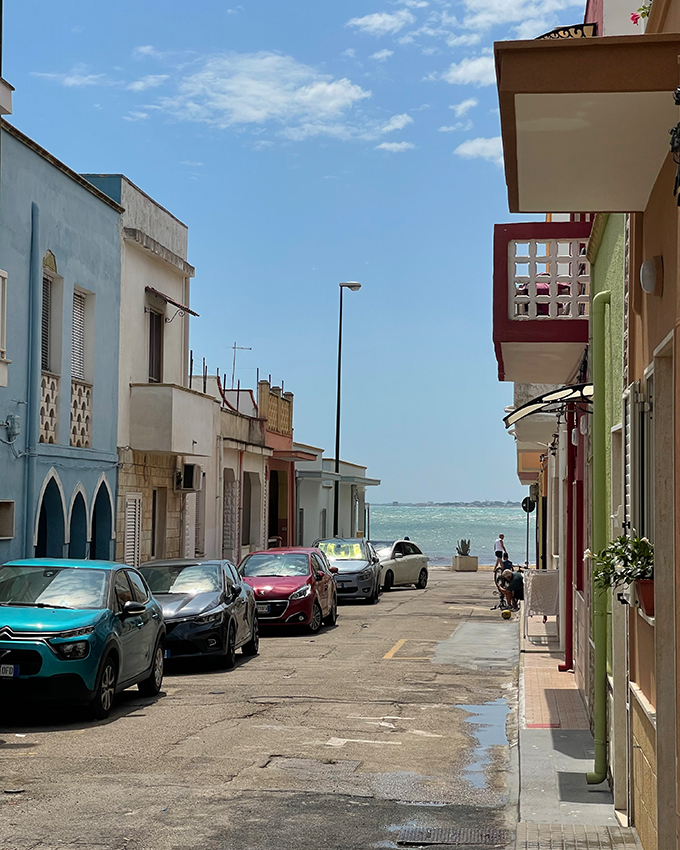
#> input picture lab4/street1.png, 680 x 850 px
$ jupyter execute --allow-errors Computer_Vision_1_Lab_4.ipynb   (older library calls are emulated)
#> lines starting #> are read from the running program, lines starting #| are printed output that depends on the picture
<center></center>

# <center> Assignment 4: Image Alignment and Stitching </center>
<center> Computer Vision 1, University of Amsterdam </center>
    <center> Due 23:59, October 8, 2022 (Amsterdam time) </center>

***

## General guidelines
Your code and discussion must be completed in this **jupyter notebook** before the deadline by submitting it to the Canvas Lab 4 Assignment. Submit your assignment in a **zip file**, with all the relevant files and images need to run your notebook. Name your zip file as follows: **StudentID1_StudentID2_StudentID3.zip**. For full credit, make sure your answers follow these guidelines:
- Make sure you use the provided python environment. You can create the environment using conda and the provided YAML file using the following command: `conda env create --file=cv1lab4.yaml`, then activate it as `conda activate cv1lab4`. Using different packages versions may result in the impossibility to run the submitted code and therefore in the subtraction of points. Below you will find a code cell to check the versions of your packages.
- Please express your thoughts concisely. The number of words does not necessarily correlate with how well you understand the concepts.
- Answer all given questions.
- Try to understand the problem as much as you can. When answering a question, give evidences (qualitative and/or quantitative results, references to papers, figures etc.) to support your arguments. Note that not everything might be explicitly asked for and you are expected to think about what might strengthen you arguments and make the report self-contained and complete.
- Analyze your results and discuss them, e.g. why algorithm A works better than algorithm B in a certain problem.
- Tables and figures must be accompanied by a brief description. Do not forget to add a number, a title, and if applicable name and unit of variables in a table, name and unit of axes and legends in a figure.
- Make sure all the code in your notebook runs without errors or bugs before submitting. Code that does not run can result in a lower grade.

**Late submissions are not allowed**. Assignments that are submitted after the strict deadline will not be graded. In case of submission conflicts, TAs' system clock is taken as reference. We strongly recommend submitting well in advance, to avoid last minute system failure issues.

**Plagiarism note**: Keep in mind that plagiarism (submitted materials which are not your work) is a serious crime and any misconduct shall be punished with the university regulations.

****

[cell 1]
import cv2
import numpy as np
import matplotlib
import matplotlib.pyplot as plt
import random

#> (a cell that did not finish here is left out)

# Image Alignment (60pts)

In this practice, you will write a function that takes two images as
input and computes the affine transformation between them. You will work
with supplied images. The overall scheme is as follows:

  1.  Detect interest points in each image.

  2.  Characterize the local appearance of the regions around interest
      points.

  3.  Get the set of supposed matches between region descriptors in each
      image.

The first three steps can be performed using David Lowe's SIFT. Check
out the Docs of SIFT related function for further information in the
following link:
<https://docs.opencv.org/master/da/df5/tutorial_py_sift_intro.html> and
<https://docs.opencv.org/3.4.9/d5/d3c/classcv_1_1xfeatures2d_1_1SIFT.html>.

4.  Perform RANSAC to discover the best transformation between images. RANSAC should be performed as follows:

  -   Repeat $N$ times:

  -   Pick $P$ matches at random from the total set of matches $T$.

  -   Construct a matrix $A$ and vector $b$ using the $P$ pairs of points and find affine transformation parameters $(m1, m2, m3, m4, t1, t2)$ (see [Question 2.1](#q2.1)) by solving the equation $Ax = b$. Such equation can be solved using the pseudo-inverse: $x = (A^T A)^{-1} A^T b$, or packages of Numpy in Python.

  - Using the transformation parameters, transform the locations of all $T$ points in image1. If the transformation is correct, they should lie close to their counterparts in image2. Plot the two images side by side with a line connecting the original $T$ points in image1 and transformed $T$ points over image2.

  - Count the number of inliers, where inliers are defined as the number of transformed points from image1 that lie within a radius of $10$ pixels of their pair in image2.

  - If this count exceeds the best total so far, save the transformation parameters and the set of inliers.

  - End repeat.

5. Finally, transform image1 using this final set of transformation parameters. If you display this image, you should find that the pose of the object in the scene should correspond to its pose in image2. To transform the image, implement your own function based on **nearest-neighbor interpolation**. Then use the OpenCV built-in function `cv2.warpAffine` and compare your results.<br>
Note, nearest neighbors does not mean you have to classify points. The problem is that if you have a transformation, then the transformed points may not be at perfect pixels (e.g., 0.3px). Instead of linear interpolation, which requires more work to implement, we can just use nearest neighbors which means simply **rounding the coordinates**.

## Question 1

### Question 1.1

Create a function that takes image pairs `street1.png` and `street2.png` as input,and return the keypoint matchings between the two images. <br><br>

[cell 3]
img1_path = "street1.png"
img2_path = "street2.png"

# Open images
img1 = cv2.imread("street1.png")
#> img1 is the input picture: shape (850, 680, 3); mean B, G, R 134.8, 130.4, 120.9
img2 = cv2.imread("street2.png")
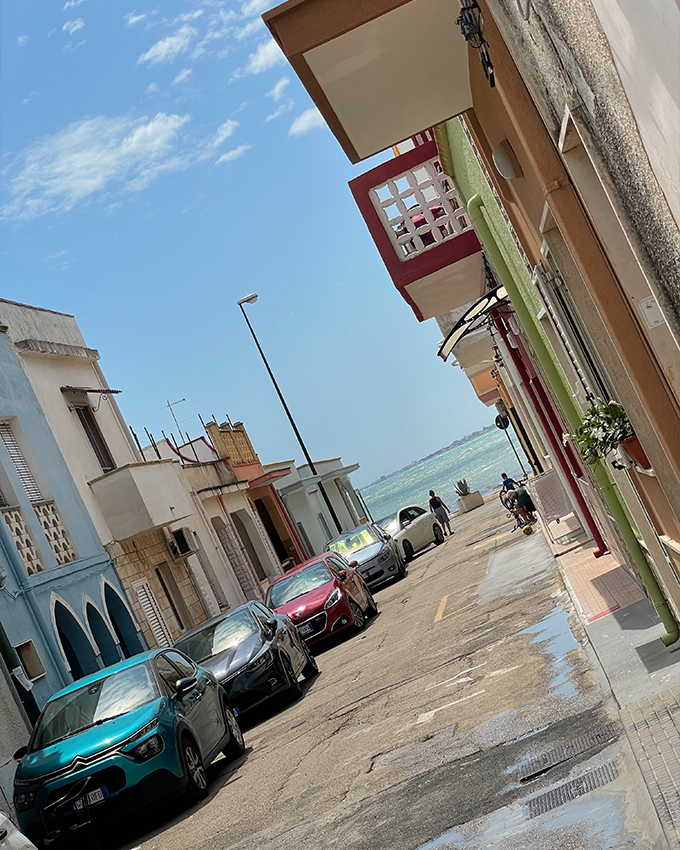
#> input picture lab4/street2.png, 680 x 850 px
#> img2 is the input picture: shape (850, 680, 3); mean B, G, R 137.3, 135.1, 127.7

# Note: OpenCV uses BGR instead of RGB
img1 = cv2.cvtColor(img1, cv2.COLOR_BGR2RGB)
img2 = cv2.cvtColor(img2, cv2.COLOR_BGR2RGB)

# Display images
fig, ax = plt.subplots(1,2, figsize=(10,10))
ax[0].imshow(img1)
ax[0].axis('off')
ax[0].set_title('Image 1')
ax[1].imshow(img2)
ax[1].axis('off')
ax[1].set_title('Image 2')
plt.show()
plt.close()

**Note:** For some patent issue, the newest version of OpenCV does not contain SIFT-related function. Therefore, the provided environment uses an older version of the pacakge (`opencv-contrib-python==3.4.2.17`). If you can't run the cell below, make sure you are using the `cv1` python environment.

[cell 4]
def keypoint_matching(image1, image2):
  """
    Given two input images, find and return the matching keypoints.
    Arguments:
    image1: the first image (in RGB)
    image2: the second image (in RGB)
    Returns:
    The keypoints of image1, the keypoints of image2 and the matching
    keypoints between the two images
  """

  print('\nFinding matching features...')

  sift = cv2.xfeatures2d.SIFT_create()
  keypoints_1, descriptors_1 = sift.detectAndCompute(image1, None)
  keypoints_2, descriptors_2 = sift.detectAndCompute(image2, None)

  img1 = cv2.drawKeypoints(image1, keypoints_1, image1)
  img2 = cv2.drawKeypoints(image2, keypoints_2, image2)

  matches = cv2.BFMatcher(cv2.NORM_L1, crossCheck=True)

  matches = matches.match(descriptors_1, descriptors_2)
  matches = sorted(matches, key=lambda x : x.distance)

  print("Number of keypoints in img1:        ", len(keypoints_1))
  print("Number of keypoints in img2:        ", len(keypoints_2))
  print("Number of keypoints after matching: ", len(matches), "\n")

  return keypoints_1, keypoints_2, matches

[cell 5]
# Find and match key points
image1 = cv2.imread("street1.png")
image2 = cv2.imread("street2.png")

image1_gray = cv2.cvtColor(image1, cv2.COLOR_BGR2GRAY)
image2_gray = cv2.cvtColor(image2, cv2.COLOR_BGR2GRAY)
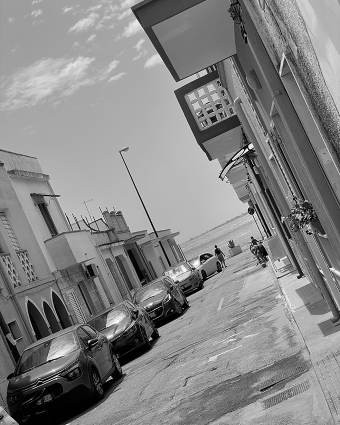
#> image2_gray: shape (850, 680) (shown at 1/2 size); min 0, max 255, mean 133.2

keypoints_1, keypoints_2, matches = keypoint_matching(image1_gray, image2_gray)
#> in keypoint_matching, `keypoints_1, descriptors_1 = sift.detectAndCompute(image1, None)`: keypoints_1 = 2008 keypoints; strongest (x, y, size): (128, 603, 3), (577, 394, 3.8), (571, 390, 2.5), (588, 390, 6.5)
#> in keypoint_matching, `keypoints_2, descriptors_2 = sift.detectAndCompute(image2, None)`: keypoints_2 = 2051 keypoints; strongest (x, y, size): (178, 683, 3), (465, 319, 1.9), (493, 300, 3.9), (486, 300, 2.4)
#> in keypoint_matching, `img2 = cv2.drawKeypoints(image2, keypoints_2, image2)`:
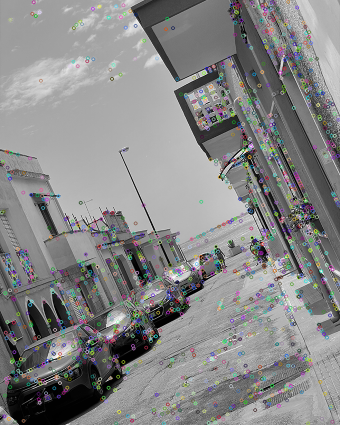
#> img2: shape (850, 680, 3) (shown at 1/2 size); mean of channels 0, 1, 2 134.2, 134, 133.9; drawn as B, G, R
#> in keypoint_matching, `matches = matches.match(descriptors_1, descriptors_2)`: matches = 923 matches
#| Number of keypoints in img1:         2008
#| Number of keypoints in img2:         2051
#| Number of keypoints after matching:  923
#> matches = 923 matches

### Question 1.2
Take a random subset (with set size set to 10) of all matching points, and plot on the image. Connect matching pairs with lines. You can assign a random color to each line to make them easier to distinguish.

[cell 6]
# Extract 10 random matches to plot
random_matches = [matches[i] for i in random.sample(range(0, len(matches)), 10)]
#> random_matches = 10 matches

# Now plot them. Hint: for generating the plot, you can use cv2.drawMatches()
image = cv2.drawMatches(img1, keypoints_1, img2, keypoints_2, random_matches, None, flags=2)
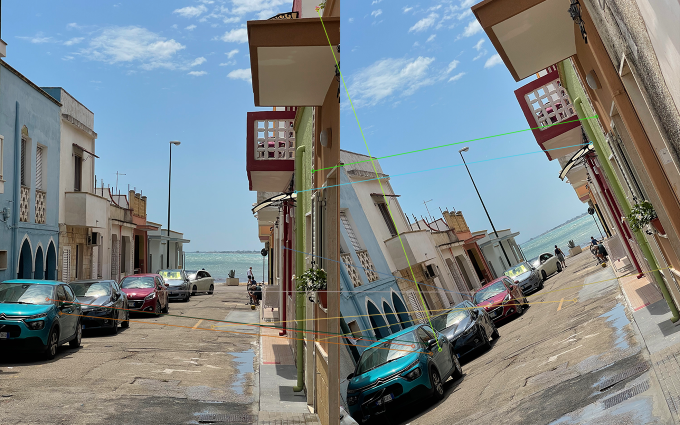
#> image: shape (850, 1360, 3) (shown at 1/2 size); mean R, G, B 124.5, 133, 135.8

plt.figure(figsize=(100, 10))
plt.imshow(image)
plt.show()

### Question 1.3
Create a function that performs the RANSAC algorithm as explained above. The function should return the best transformation found. For visualization, show the transformations from image1 to image2 and from image2 to image1.

[cell 7]
# Self-designed functions 'get_grid' and 'affine_transform' for ranasc algorithm.

def get_grid(h, w):
  # Generates HOMOGENEOUS coordinates of an image in a grid-like fashion.
  """
  Arguments:
  w, h: the width and height of the image
  Returns:
  HOMOGENEOUS coordinates
  """
  grid = np.empty(shape=(h, w, 3))

  for i in range(h):
    for j in range(w):
      grid[i][j][0] = j
      grid[i][j][1] = i
      grid[i][j][2] = 1

  return grid


def affine_transform(img, mat, warp='forward'):
  #Applies the affine transformation defined in mat to the image contained in img.
  #Works in homogeneous coordinates.
  """
  Arguments:
  img: the first/second image (img1 or img2)
  mat: transformation matrix
  warp: forward or inverse warping
  Returns:
  transformed image
  """
  output = np.ones(shape=img.shape, dtype=np.int)
  h, w, _ = img.shape

  img_coords = get_grid(h, w)

  if warp =='forward':
    for i in range(h):
      for j in range(w):
        coords = mat @ img_coords[i][j]

        x_prime = int(np.rint(coords[0]))
        y_prime = int(np.rint(coords[1]))

        if 0 <= y_prime < h and 0 <= x_prime < w:
          output[y_prime][x_prime] = img[i][j]

  if warp == 'inverse':
    for i in range(h):
      for j in range(w):
        mat_transform = np.append(mat, np.array([[0, 0, 1]]), axis=0)
        coords = np.linalg.inv(mat_transform) @ img_coords[i][j]

        if coords[2]:
          coords[0] /= coords[2]
          coords[1] /= coords[2]

        x_prime = int(np.rint(coords[0]))
        y_prime = int(np.rint(coords[1]))

        if 0 <= y_prime < h and 0 <= x_prime < w:
          output[i][j] = img[y_prime][x_prime]

  return output

[cell 8]
def ransac(kp1, kp2, matches, N):
  """
    Arguments:
      kp1: the keypoints of image1,
      kp2: the keypoints of image2
      matches: the matching keypoints between the two images
      N: number of iterations
    Returns:
      the best transformation matrix
  """
  P = 3
  VALID_RADIUS_INLIER = 10

  best_inliers = 0
  best_matrix = None

  for iteration in range(N):
    matches_subset = random.sample(matches, P)

    A = np.empty(shape=(0, 6))
    b = np.empty(shape=(0))

    for match in matches_subset:
      (xs, ys) = kp1[match.queryIdx].pt # i.e. keypoint from first image
      (xd, yd) = kp2[match.trainIdx].pt

      A = np.append(A, [xs, ys, 0, 0, 1, 0])
      A = np.append(A, [0, 0, xs, ys, 0, 1])

      b = np.append(b, xd)
      b = np.append(b, yd)

    A = np.reshape(A, (A.shape[0] // 6, 6))
    mat = np.linalg.lstsq(A, b, rcond=None)[0]

    transform = np.array([
      [mat[0], mat[1], mat[4]],
      [mat[2], mat[3], mat[5]],
    ])

    inliers = 0

    for match in matches:
      source = np.array(kp1[match.queryIdx].pt) # i.e. keypoint from first image
      source = np.append(source, 1)

      destination = np.array(kp2[match.trainIdx].pt)

      transformed_source = transform @ source

      if np.linalg.norm(transformed_source - destination) <= 10:
        inliers += 1

    if inliers > best_inliers:
      best_matrix = np.copy(transform)
      best_inliers = inliers

  print("Total number of matches: ", len(matches))
  print("Inliers found:           ", best_inliers)
  print("Outliers removed:        ", len(matches) - best_inliers)

  return best_matrix

[cell 9]
def visualization(img, best_matrix):
  """
    Arguments:
      img: the first/second image (img1 or img2)
      best_matrix: the best transformation matrix
  """
  # Visualize/export a comparison: "Forward warping", "Inverse warping",
  # "OpenCV warping", "Original image". Refer to the output of the next
  # cell to see the expected output.

  _, axis = plt.subplots(1, 4, figsize=(30, 30))

  forward_warped_image = affine_transform(img, best_matrix)
  axis[0].imshow(forward_warped_image)
  axis[0].set_title("Forward warping")

  inverse_warped_image = affine_transform(img, best_matrix, warp="inverse")
  axis[1].imshow(inverse_warped_image)
  axis[1].set_title("Inverse warping")

  cv2_forward_warp = cv2.warpAffine(img, best_matrix, (img.shape[1], img.shape[0]), flags=cv2.INTER_NEAREST)
  axis[2].imshow(cv2_forward_warp)
  axis[2].set_title("OpenCV warping")

  cv2_inverse_warp = cv2.warpAffine(cv2_forward_warp, best_matrix, (img.shape[1], img.shape[0]), flags=cv2.WARP_INVERSE_MAP)
  # axis[3].imshow(cv2_inverse_warp)
  axis[3].imshow(img)
  axis[3].set_title("Original image")

  plt.show()

[cell 10]
N_iterations = 50 # experiment with this value!
best_matrix = ransac(keypoints_1, keypoints_2, matches, N_iterations)
#> after the loop in ransac, `for iteration in range(N):`: best_inliers = 773; best_matrix = [[0.892, 0.421, -186.1], [-0.429, 0.901, 193]]
#| Total number of matches:  923
#| Inliers found:            773
#| Outliers removed:         150
#> best_matrix = [[0.892, 0.421, -186.1], [-0.429, 0.901, 193]]
visualization(img1, best_matrix)
#> after the loop in get_grid, `for i in range(h):`:
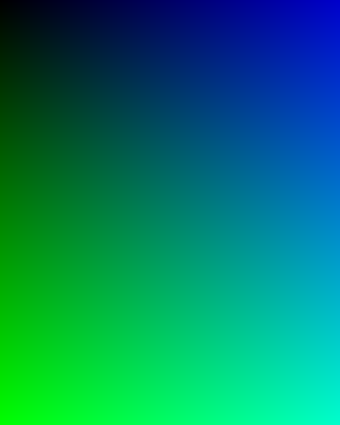
#> grid: shape (850, 680, 3) float64 (shown at 1/2 size); mean of channels 0, 1, 2 339.5, 424.5, 1; drawn with min black and max white
#> call 2 of affine_transform, with mat = array of shape (2, 3), warp = 'inverse'
#> after the loop in affine_transform (call 2), `for i in range(h):`:
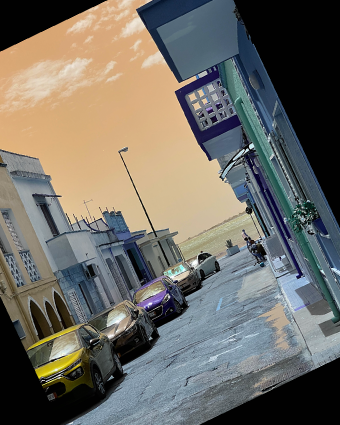
#> output: shape (850, 680, 3) int64 (shown at 1/2 size); mean of channels 0, 1, 2 101, 108.4, 111.3; drawn as B, G, R
#> in visualization, `plt.show()`:
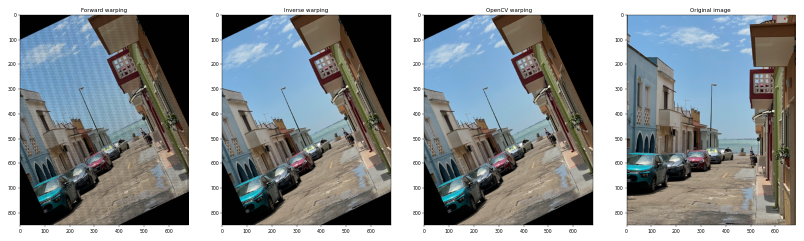
#> figure drawn by matplotlib, 4 panels

# [16 lines of commented-out code are left out]

## Question 2
Based on the results, answer the following questions.

<a name="q2.1"></a>
### Question 2.1
How many matches do we need to solve an affine transformation which can be formulated as follows:

$$
\begin{bmatrix}
x'\\y'\end{bmatrix} =
\begin{bmatrix}
m_1 & m_2\\
m_3 & m_4
\end{bmatrix}
\begin{bmatrix}
x\\y\end{bmatrix}+
\begin{bmatrix}
t_1\\t_2\end{bmatrix}
$$

The equation above can be rewritten as:

$$
\begin{bmatrix}
x&y&0&0&1&0\\
0&0&x&y&0&1\end{bmatrix}
\begin{bmatrix}
m_1\\
m_2\\
m_3\\
m_4\\
t_1\\
t_2
\end{bmatrix} =
\begin{bmatrix}
x'\\y'\end{bmatrix}
$$
or, alternatively:
$$
Ax=b, \;
A = \begin{bmatrix}
x&y&0&0&1&0\\
0&0&x&y&0&1\end{bmatrix}, \;
x = \begin{bmatrix}
m_1\\
m_2\\
m_3\\
m_4\\
t_1\\
t_2
\end{bmatrix}, \;
b = \begin{bmatrix}
x'\\y'\end{bmatrix}
$$

### Answer

As the last equation shows we have 6 unknown variables, which means we should have 6 measure points. Since each point contains an x and y coordinate we need 3 matching points from each image.

### Question 2.2
How many iterations in average are needed to find good transformation parameters?

### Answer

Through experimentation on both image pairs, we found that on average 50 iterations are enough.

This question is hard to answer, since it depends on the keypoint matching algorithm.
When the matches between the two images are perfect only one iteration is needed to find a good transformation.
As the overal error between the two keypoints increases, the amount of iterations needed will also increase.

We want to point out that this question is hard to answer since; We first have to define what a "good transformation" is, what the allowed delta is (that tells whether the point was an inlier or not), and what the 𝑃 value is (Pick 𝑃 matches at random from the total set of matches 𝑇). What we are trying to say is that we have to assume many things to answer this question.

____

# Image Stitching (40pts)

In this practice, you will write a function that takes two images as input and stitch them together. The method described in the previous section will be used to stitch two images together by transforming one of them to the coordinate space of the other. You will work with supplied images *left.jpg* and *right.jpg*. The overall scheme can be summarized as follows:

1.   As in previous task you should first find the best transformation between input images.

2.   Then you should estimate the size of the stitched image.

3.   Finally, combine the *left.jpg* with the transformed *right.jpg* into one image.

## Question 3
### Question 3.1
Create a function that takes an image pair as input, and return the stitched version.

[cell 11]
def stitchImages(img1, img2, N):
  """
  Given two input images, return the stitched image.
  Arguments:
    img1: the first image (in RGB)
    img2: the second image (in RGB)
  Returns:
    The keypoint matchings between the two image
  """
  image1_gray = cv2.cvtColor(img1, cv2.COLOR_BGR2GRAY)
  image2_gray = cv2.cvtColor(img2, cv2.COLOR_BGR2GRAY)

  keypoints_1, keypoints_2, matches = keypoint_matching(image1_gray, image2_gray)

  transform = ransac(keypoints_1, keypoints_2, matches, N)

  offset = transform @ np.array([img2.shape[1] - 1, img2.shape[0] - 1, 1])
  offset = np.abs(offset)
  offset = np.array(offset, dtype=np.int)
  offset = np.append(offset, 0)

  transform[0][2] += offset[1] # add translation to transform
  transform[1][2] += offset[0]

  size = img1.shape + offset

  stitched_image = np.ones(size)

  inv_transform = np.linalg.inv(np.append(transform, [[0, 0, 1]], axis=0))

  for i in range(stitched_image.shape[0]):
    for j in range(stitched_image.shape[1]):
      coords = inv_transform @ np.array([j, i, 1])

      if coords[2]:
        coords[0] /= coords[2]
        coords[1] /= coords[2]

      x = coords[0]
      y = coords[1]

      x = int(np.rint(x))
      y = int(np.rint(y))

      if 0 <= y < img1.shape[0] and 0 <= x < img1.shape[1]:
        stitched_image[i][j] = img1[y][x]

  for i in range(img2.shape[0]):
    for j in range(img2.shape[1]):
      if i + offset[0] < stitched_image.shape[0] and j + offset[1] < stitched_image.shape[1]:
        stitched_image[i + offset[0]][j + offset[1]] = img2[i][j]

  return np.array(stitched_image, dtype=np.int)

[cell 12]
img1_path = "left.jpg"
img2_path = "right.jpg"

# Load images
img1 = cv2.imread(img1_path)
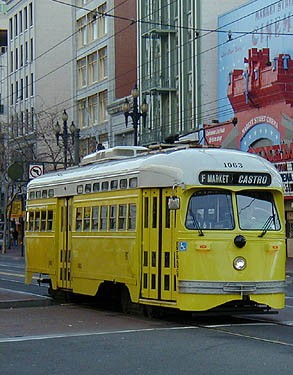
#> input picture lab4/left.jpg, 293 x 375 px
#> img1 is the input picture: shape (375, 293, 3); mean B, G, R 97.6, 110.5, 104.9
img2 = cv2.imread(img2_path)
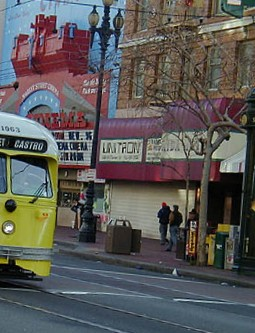
#> input picture lab4/right.jpg, 255 x 333 px
#> img2 is the input picture: shape (333, 255, 3); mean B, G, R 87.1, 89.1, 90.6

# Note: OpenCV uses BGR instead of RGB
img1 = cv2.cvtColor(img1, cv2.COLOR_BGR2RGB)
img2 = cv2.cvtColor(img2, cv2.COLOR_BGR2RGB)

# Stitch images
N_iterations = 50 # Select based on your previous findings.
stitchedImage = stitchImages(img1, img2, N_iterations)
#> in stitchImages, `image1_gray = cv2.cvtColor(img1, cv2.COLOR_BGR2GRAY)`:
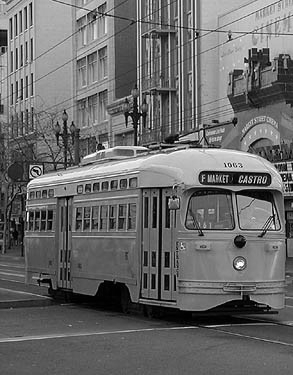
#> image1_gray: shape (375, 293); min 0, max 255, mean 106
#> in keypoint_matching (call 2), `keypoints_1, descriptors_1 = sift.detectAndCompute(image1, None)`: keypoints_1 = 711 keypoints; strongest (x, y, size): (145, 148, 1.9), (25, 8, 2), (31, 4, 2.1), (240, 264, 4.3)
#> (the rest of the program and of its run is left out)
